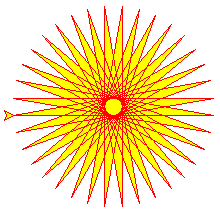

Here is the Python script that generated this plot:
#!/usr/bin/env python3

import turtle as t

t.color('red', 'yellow')
t.begin_fill()
while True:
    t.forward(200)
    t.left(170)
    if abs(t.pos()) < 1:
        break
t.end_fill()
t.done()
